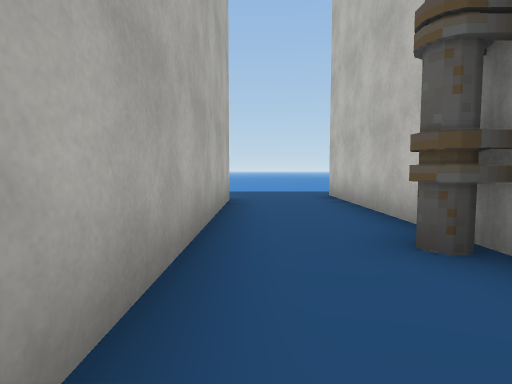
View 1 (above)

24 first-person views from a walk through a 3-D level made in the Unity game engine. The camera is 1.2 m above the floor, tilts 4° down and sees 80° across. The floor is counted in squares, 2 m on a side. Each view is taken from the middle of a square. On the plan, view 1 faces up. The plan holds only what a view shows up to about 9 squares ahead; the rest is blank. The place goes on beyond the plan. The player is left out. Some surface patterns are stand-ins.

View 2
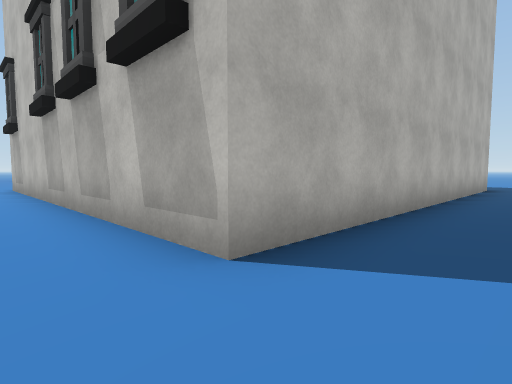

View 3
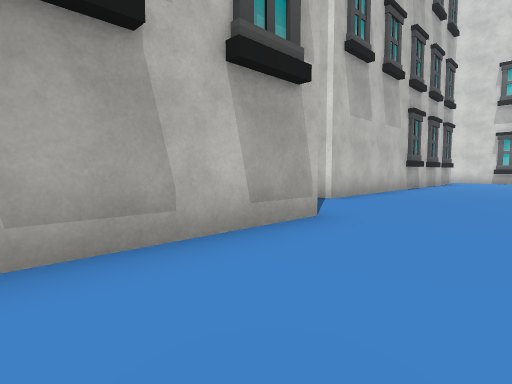

View 4
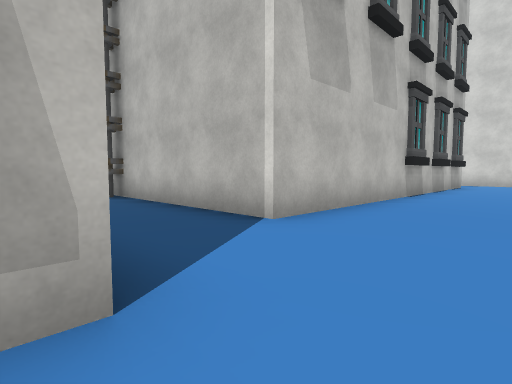

View 5
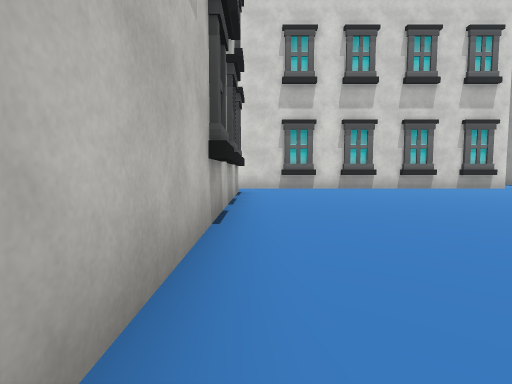

View 6
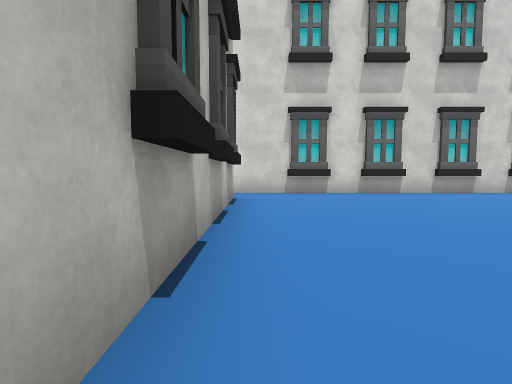

View 7
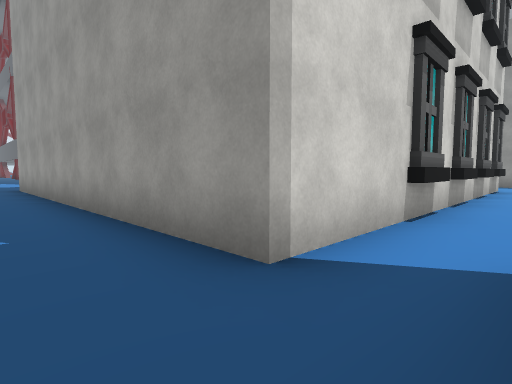

View 8
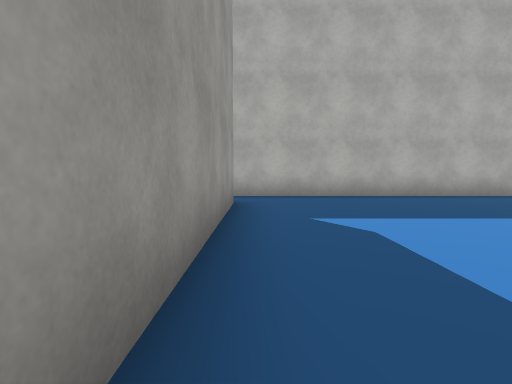

View 9
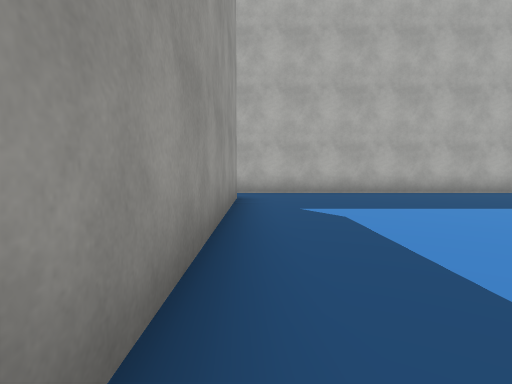

View 10
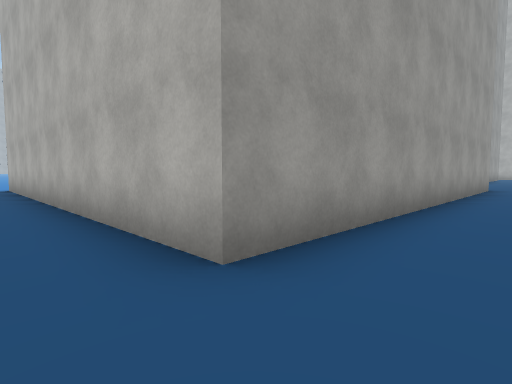

View 11
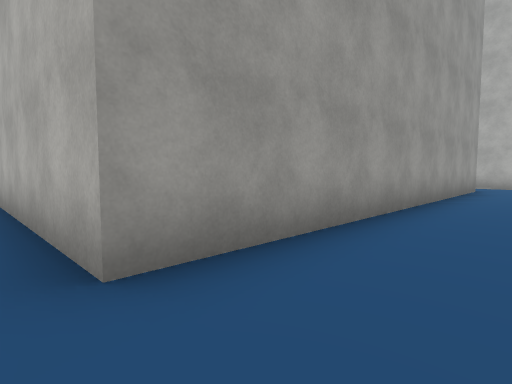

View 12
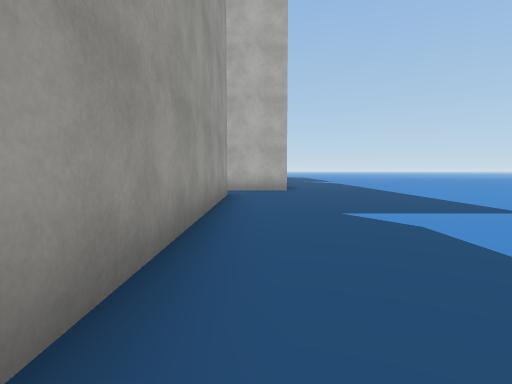

View 13
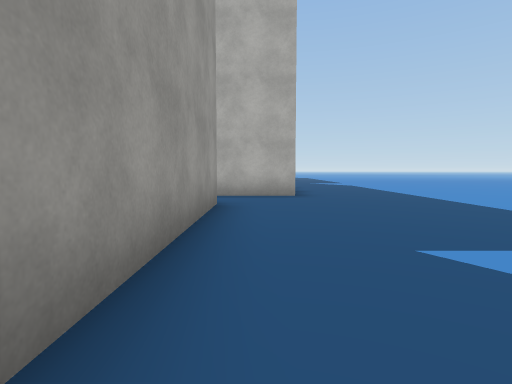

View 14
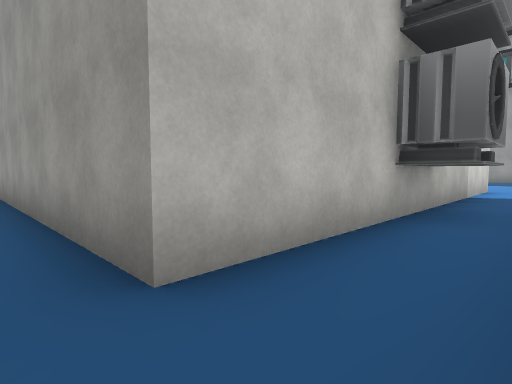

View 15
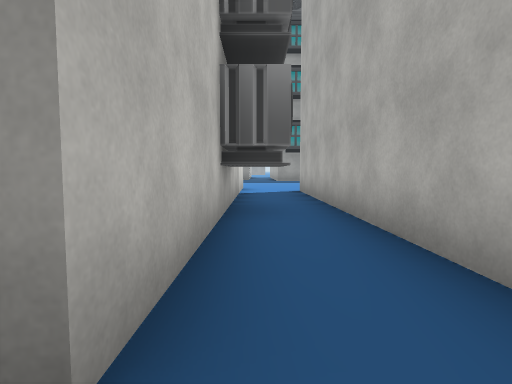

View 16
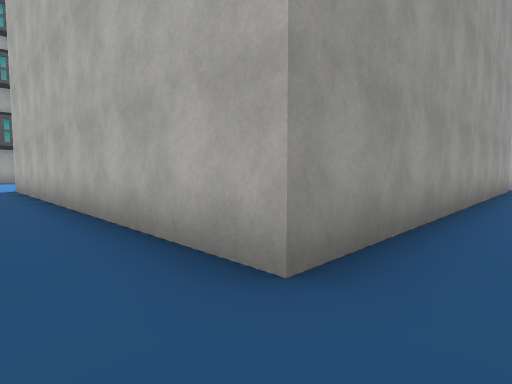

View 17
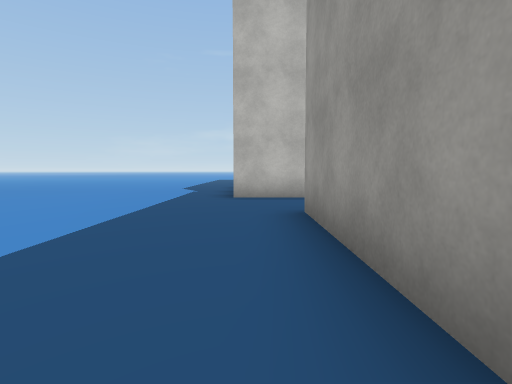

View 18
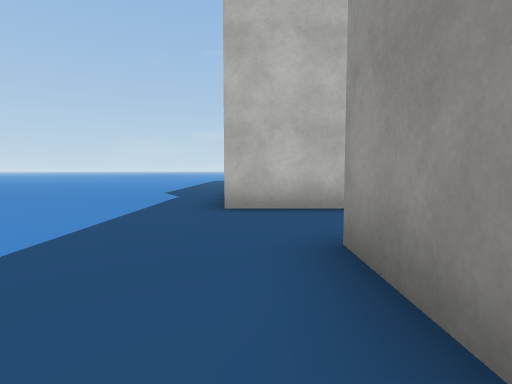

View 19
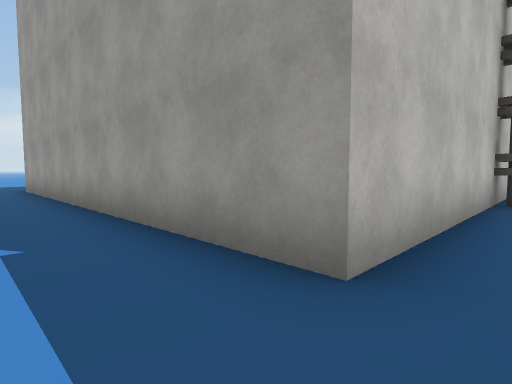

View 20
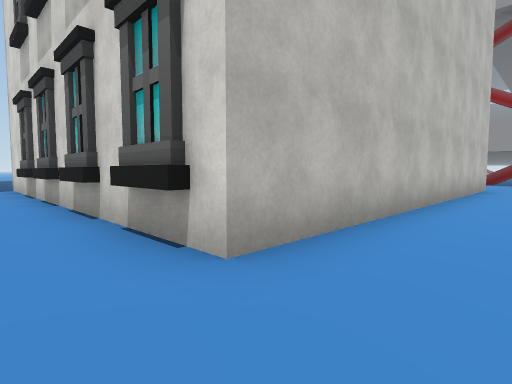

View 21
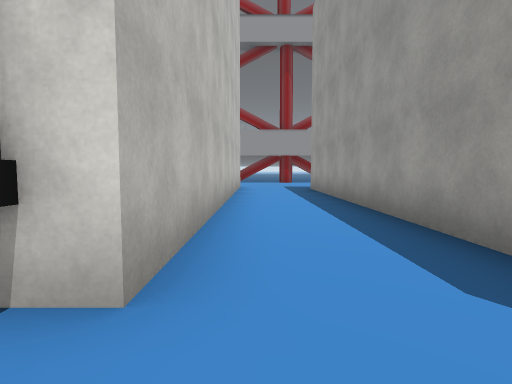

View 22
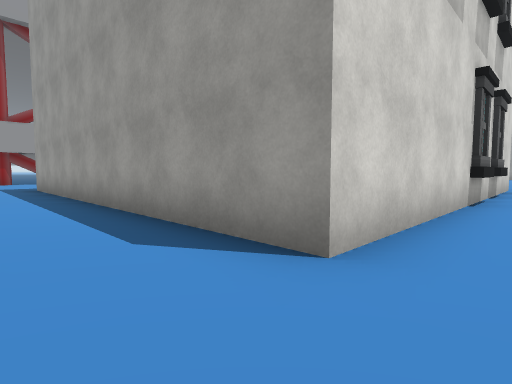

View 23
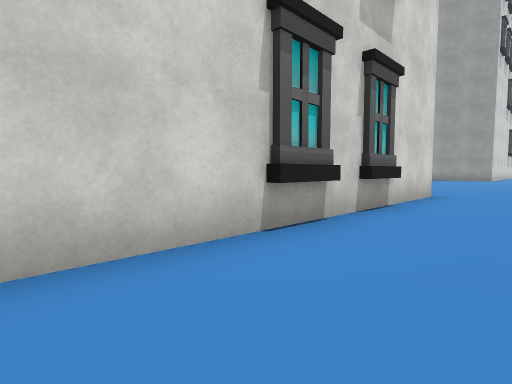

View 24
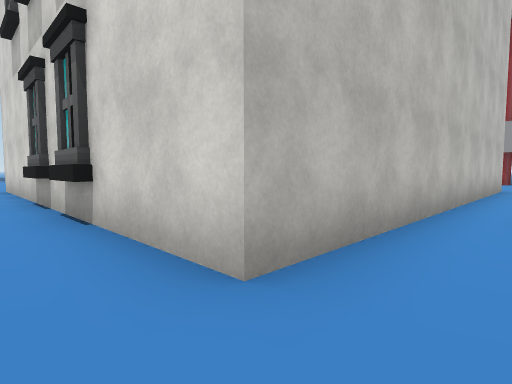

### Floor plan
Points are (right, up) in squares from view 1. A wall is a line through its corners. A room is listed if a view was taken in it or the views show most of it. See-through windows are left out.
Room 1 (views 1, 7, 8, 9, 10, 11, 12, 13, 14, 15, 16, 17, 18, 19)
walls: (1.8, 3.4) (1.8, 7.5) (11.8, 7.5) (11.8, -2.5); (1.8, -2.5) (1.8, 1.6); (13.3, -2.4) (13.3, -1.4) (20.5, -1.4); (-10.6, 3.8) (-10.6, 6.3) (-0.5, 6.3) (-0.5, -2.5); (-10.6, -3.7) (-10.6, 1.4); (-16.5, 7.9) (-12.3, 7.9) (-12.3, -2.1)
ways out: opening at (-11.5, -2.5) to room 2; opening at (0.5, -2) to room 2; opening at (12.5, -2) to room 2
objects: other object (-11, 2) to (-11, 3); other object (2, 2) to (2, 3)
Room 2 (views 2, 3, 4, 5, 6, 20, 21, 22, 23, 24)
walls: (-0.5, -2.5) (-0.5, -3.7) (-10.6, -3.7); (11.8, -2.5) (1.8, -2.5); (13.3, -3.4) (13.3, -2.4); (20.5, -23.8) (12.1, -23.8) (12.1, -13.8) (20.5, -13.8); (20.5, -11.4) (13.4, -11.4)
ways out: opening at (-11.5, -2.5) to room 1; opening at (0.5, -2) to room 1; opening at (12.5, -2) to room 1
objects: other object (13, -11) to (13, -10); other object (13, -9) to (13, -8); other object (13, -7) to (13, -6); other object (13, -5) to (13, -4)

Where each view was taken, in squares from view 1:
view 1: 0 up, 0 right, facing up
view 2: 5 down, 1 right, facing up-left
view 3: 6 down, 4 left, facing up-right
view 4: 5 down, 1 left, facing up-right
view 5: 3 down, 3 right, facing right
view 6: 3 down, 5 right, facing right
view 7: 0 up, 12 right, facing down-right
view 8: 1 down, 19 right, facing left
view 9: 1 down, 20 right, facing left
view 10: 9 up, 13 right, facing down-left
view 11: 8 up, 0 right, facing down-left
view 12: 7 up, 3 left, facing left
view 13: 7 up, 5 left, facing left
view 14: 7 up, 12 left, facing down-right
view 15: 7 up, 11 left, facing down
view 16: 9 up, 11 left, facing down-left
view 17: 7 up, 5 left, facing right
view 18: 7 up, 3 left, facing right
view 19: 9 up, 1 right, facing down-right
view 20: 13 down, 12 right, facing up-right
view 21: 12 down, 12 right, facing right
view 22: 12 down, 11 right, facing down-right
view 23: 16 down, 10 right, facing down-right
view 24: 25 down, 11 right, facing up-right
